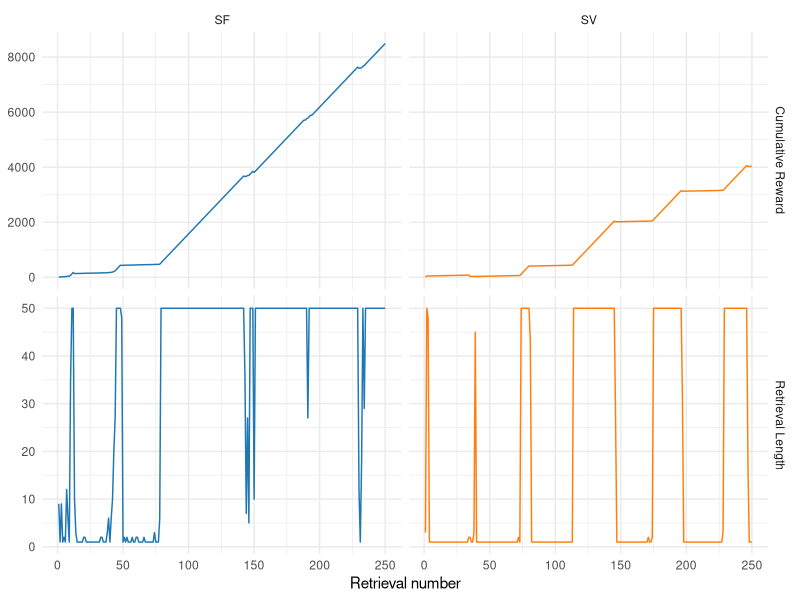
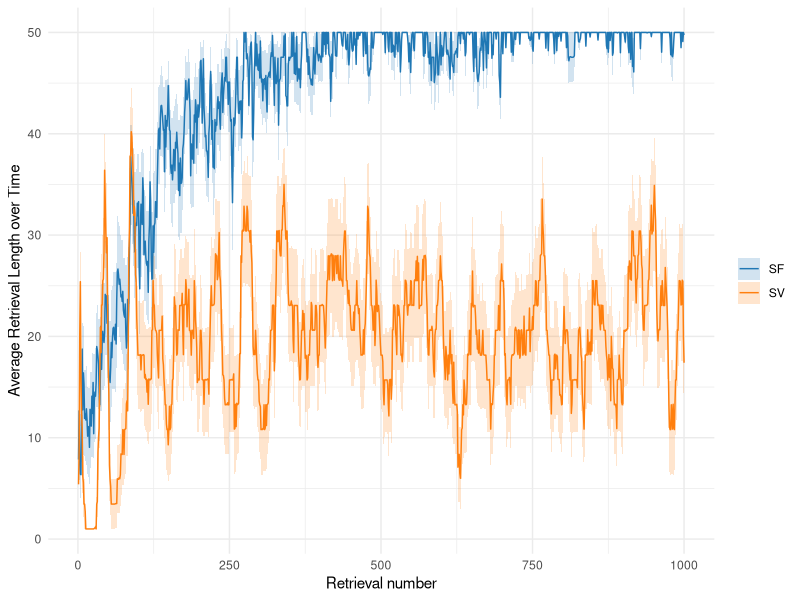
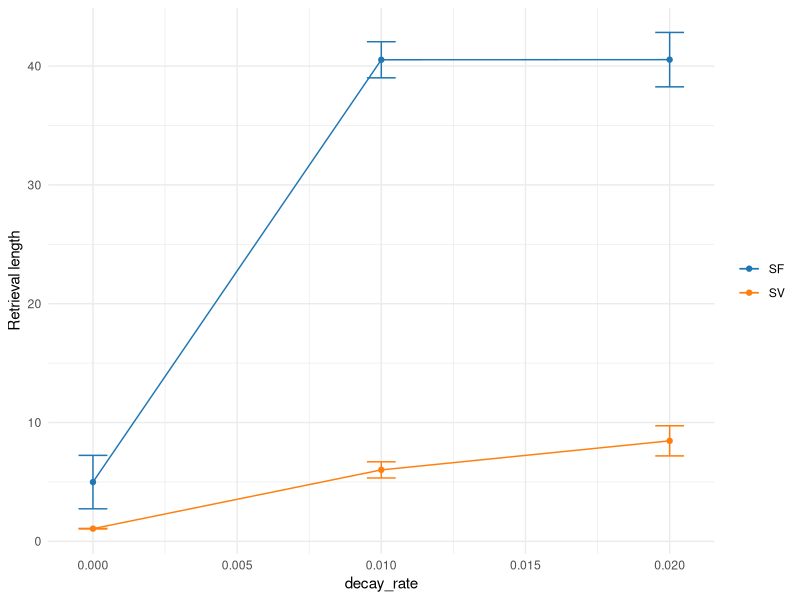
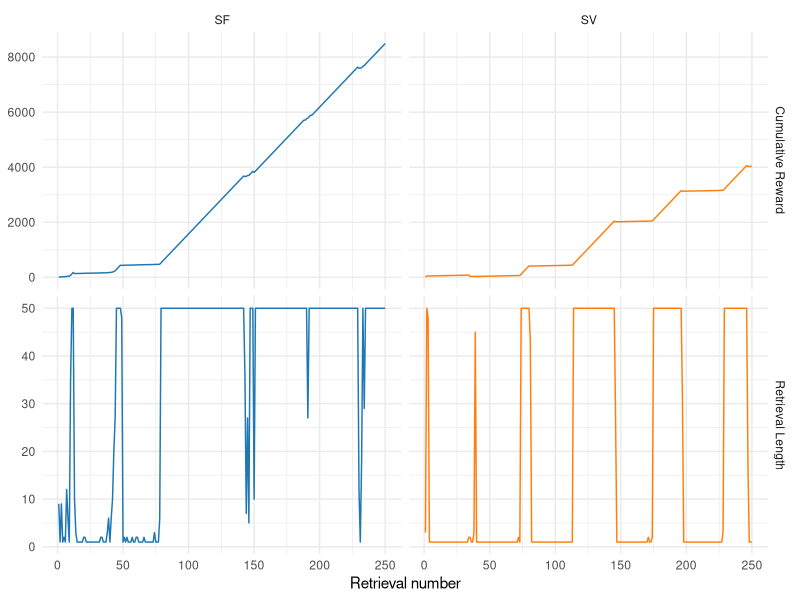
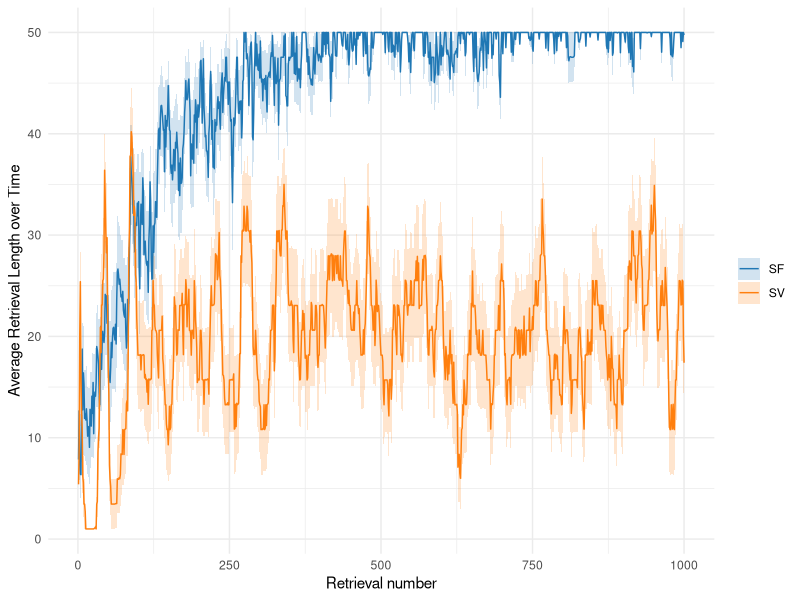
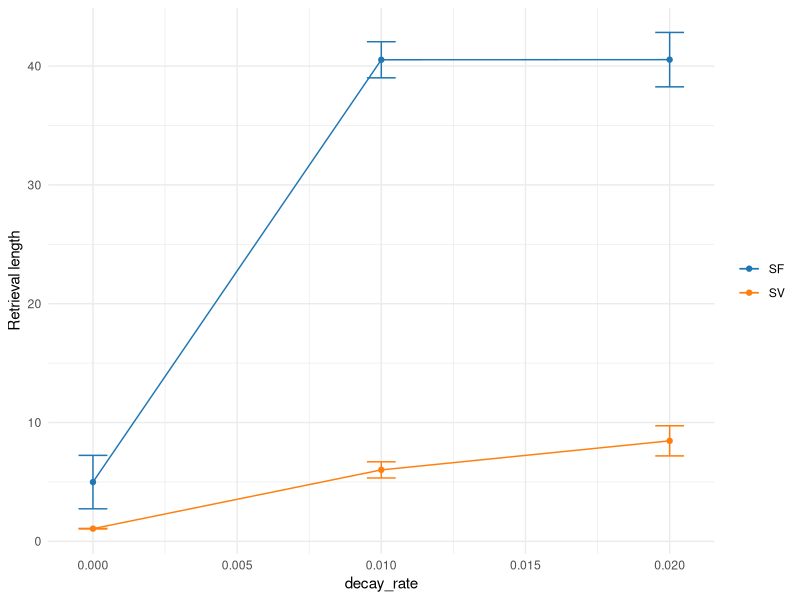

Write R code to recreate these figures, in order.
## ---- chunk 1
library(readr)
library(dplyr)
library(tidyr)
library(ggplot2)
library(knitr)

AGENT_COLORS <- c(FeatureAgent = "#1f77b4", Agent = "#ff7f0e")
AGENT_LABELS <- c(FeatureAgent = "SF", Agent = "SV")

params_df <- read_csv("data/params.csv", show_col_types = FALSE)
params <- setNames(params_df$value, params_df$name)

ALPHA <- as.numeric(params["ALPHA"])
GAMMA <- as.numeric(params["GAMMA"])
TEMP <- as.numeric(params["TEMP"])
VALUE_DECAY <- as.numeric(params["VALUE_DECAY"])
TRAUMA_VALENCE <- as.numeric(params["TRAUMA_VALENCE"])
N_RETRIEVALS <- as.integer(params["N_RETRIEVALS"])
MAX_STEPS <- as.integer(params["MAX_STEPS"])
N_REPS <- as.integer(params["N_REPS"])
SWEEP_REPS <- as.integer(params["SWEEP_REPS"])
decay_rate_values <- as.numeric(strsplit(gsub("\\[|\\]", "", params["decay_rate_values"]), ",\\s*")[[1]])
## ---- chunk 2
sig_stars <- function(p) {
  case_when(
    p < 0.001 ~ "***",
    p < 0.01  ~ "**",
    p < 0.05  ~ "*",
    TRUE      ~ "ns"
  )
}

# Welch's t-test (unequal variance) between Agent and FeatureAgent at each
# param value, for each dv_spec (list with dv_name, agent_raw, feature_raw;
# *_raw is a list of per-rep numeric vectors, one per param value).
# Holm-Bonferroni correction (base R's p.adjust) is applied across every row
# of the returned table.
agent_vs_feature_table <- function(param_values, param_name, dv_specs) {
  rows <- list()
  for (spec in dv_specs) {
    for (i in seq_along(param_values)) {
      test <- t.test(spec$agent_raw[[i]], spec$feature_raw[[i]])
      rows[[length(rows) + 1]] <- data.frame(
        param_value = param_values[i],
        dependent_variable = spec$dv_name,
        agent_mean = mean(spec$agent_raw[[i]]),
        featureagent_mean = mean(spec$feature_raw[[i]]),
        t = unname(test$statistic),
        p = test$p.value
      )
    }
  }
  df <- do.call(rbind, rows)
  df$p_holm_adj <- p.adjust(df$p, method = "holm")
  df$sig <- sig_stars(df$p_holm_adj)
  names(df)[names(df) == "param_value"] <- param_name
  df
}

# One-way ANOVA (equal-variance, matching classic F-test) across all param
# values, for each agent_spec (list with agent_name, dv_name, raw_by_value;
# raw_by_value is a list of per-rep numeric vectors, one per param value).
# Holm-Bonferroni correction is applied across every row of the returned table.
across_values_table <- function(agent_specs) {
  rows <- list()
  for (spec in agent_specs) {
    long <- data.frame(
      value = unlist(spec$raw_by_value),
      group = factor(rep(seq_along(spec$raw_by_value), lengths(spec$raw_by_value)))
    )
    test <- oneway.test(value ~ group, data = long, var.equal = TRUE)
    rows[[length(rows) + 1]] <- data.frame(
      agent = spec$agent_name,
      dependent_variable = spec$dv_name,
      F = unname(test$statistic),
      p = test$p.value
    )
  }
  df <- do.call(rbind, rows)
  df$p_holm_adj <- p.adjust(df$p, method = "holm")
  df$sig <- sig_stars(df$p_holm_adj)
  df
}

# Pairwise post-hoc Welch's t-tests between adjacent param_values (i.e.
# consecutive levels only, not every combination), for each agent_spec (as in
# across_values_table). These follow up the omnibus ANOVA by localizing which
# specific adjacent pair(s) of param values differ.
# Holm-Bonferroni correction is applied separately within each agent x
# dependent-variable group of pairwise comparisons, since each group answers
# a distinct question and shouldn't dilute another group's error budget.
pairwise_across_values_table <- function(param_values, param_name, agent_specs) {
  groups <- list()
  for (spec in agent_specs) {
    idx <- seq_along(param_values)
    pairs <- lapply(head(idx, -1), function(i) c(i, i + 1))
    group_rows <- list()
    for (pr in pairs) {
      i <- pr[1]; j <- pr[2]
      test <- t.test(spec$raw_by_value[[i]], spec$raw_by_value[[j]])
      row <- data.frame(
        agent = spec$agent_name,
        dependent_variable = spec$dv_name,
        a = param_values[i],
        b = param_values[j],
        t = unname(test$statistic),
        p = test$p.value
      )
      names(row)[names(row) == "a"] <- paste0(param_name, "_A")
      names(row)[names(row) == "b"] <- paste0(param_name, "_B")
      group_rows[[length(group_rows) + 1]] <- row
    }
    group_df <- do.call(rbind, group_rows)
    group_df$p_holm_adj <- p.adjust(group_df$p, method = "holm")
    group_df$sig <- sig_stars(group_df$p_holm_adj)
    groups[[length(groups) + 1]] <- group_df
  }
  do.call(rbind, groups)
}
## ---- chunk 3
single_run_df <- read_csv("data/single_run.csv", show_col_types = FALSE)

feature_1 <- single_run_df %>% filter(agent_type == "FeatureAgent", retrieval_num <= 250) %>% arrange(retrieval_num)
agent_1 <- single_run_df %>% filter(agent_type == "Agent", retrieval_num <= 250) %>% arrange(retrieval_num)
feature_1$cumulative_reward <- cumsum(feature_1$reward)
agent_1$cumulative_reward <- cumsum(agent_1$reward)

single_run_long <- bind_rows(feature_1, agent_1)

plot_df <- single_run_long %>%
  pivot_longer(cols = c(length, cumulative_reward), names_to = "metric", values_to = "value") %>%
  mutate(
    metric = case_when(
      metric == "length" ~ "Retrieval Length",
      metric == "cumulative_reward" ~ "Cumulative Reward"
    ),
    agent_type = factor(agent_type, levels = c("FeatureAgent", "Agent"))
  )

ggplot(plot_df, aes(x = retrieval_num, y = value)) +
  geom_line(aes(color = agent_type), show.legend = FALSE) +
  facet_grid(metric ~ agent_type, scales = "free_y", labeller = labeller(agent_type = AGENT_LABELS)) +
  scale_color_manual(values = AGENT_COLORS) +
  labs(x = "Retrieval number", y = NULL) +
  theme_minimal()

ggsave("plots/single_run.png", width = 12, height = 8, dpi = 150)
## ---- chunk 4
comparison_df <- read_csv("data/comparison_1.csv", show_col_types = FALSE)

comparison_df <- comparison_df %>%
  arrange(agent_type, rep, retrieval_num) %>%
  group_by(agent_type, rep) %>%
  mutate(cumulative_reward = cumsum(reward)) %>%
  ungroup()

comparison_summary <- comparison_df %>%
  group_by(agent_type, retrieval_num) %>%
  summarise(
    length_mean = mean(length),
    length_sem = if (n() > 1) sd(length) / sqrt(n()) else 0,
    .groups = "drop"
  ) %>%
  mutate(agent_type = factor(agent_type, levels = c("FeatureAgent", "Agent")))

ggplot(comparison_summary, aes(x = retrieval_num, y = length_mean, color = agent_type, fill = agent_type)) +
  geom_ribbon(aes(ymin = length_mean - length_sem, ymax = length_mean + length_sem), alpha = 0.2, color = NA) +
  geom_line() +
  scale_color_manual(values = AGENT_COLORS, labels = AGENT_LABELS) +
  scale_fill_manual(values = AGENT_COLORS, labels = AGENT_LABELS) +
  labs(x = "Retrieval number", y = "Average Retrieval Length over Time", color = NULL, fill = NULL) +
  theme_minimal()

ggsave("plots/comparison.png", width = 12, height = 5, dpi = 150)
## ---- chunk 5
decay_df <- read_csv("data/decay_rate_sweep.csv", show_col_types = FALSE)

raw_by_decay_rate <- function(df, agent) {
  df %>%
    filter(agent_type == agent) %>%
    group_by(decay_rate) %>%
    summarise(values = list(avg_retrieval_length), .groups = "drop") %>%
    arrange(match(decay_rate, decay_rate_values)) %>%
    pull(values)
}

agent_raw_avg_len <- raw_by_decay_rate(decay_df, "Agent")
feature_raw_avg_len <- raw_by_decay_rate(decay_df, "FeatureAgent")

decay_summary <- decay_df %>%
  group_by(agent_type, decay_rate) %>%
  summarise(
    mean_length = mean(avg_retrieval_length),
    sem_length = if (n() > 1) sd(avg_retrieval_length) / sqrt(n()) else 0,
    .groups = "drop"
  ) %>%
  mutate(agent_type = factor(agent_type, levels = c("FeatureAgent", "Agent")))

ggplot(decay_summary, aes(x = decay_rate, y = mean_length, color = agent_type)) +
  geom_errorbar(aes(ymin = mean_length - sem_length, ymax = mean_length + sem_length), width = 0.001) +
  geom_line() +
  geom_point() +
  scale_color_manual(values = AGENT_COLORS, labels = AGENT_LABELS) +
  labs(x = "decay_rate", y = "Retrieval length", color = NULL) +
  theme_minimal()

ggsave("plots/decay_rate.png", width = 6, height = 5, dpi = 150)
## ---- chunk 6
agent_vs_feature <- agent_vs_feature_table(
  decay_rate_values, "decay_rate",
  list(list(dv_name = "avg retrieval length", agent_raw = agent_raw_avg_len, feature_raw = feature_raw_avg_len))
)
kable(agent_vs_feature, digits = 4)
## ---- chunk 7
pairwise_decay <- pairwise_across_values_table(
  decay_rate_values, "decay_rate",
  list(
    list(agent_name = "Agent", dv_name = "avg retrieval length", raw_by_value = agent_raw_avg_len),
    list(agent_name = "FeatureAgent", dv_name = "avg retrieval length", raw_by_value = feature_raw_avg_len)
  )
)
kable(pairwise_decay, digits = 4)
